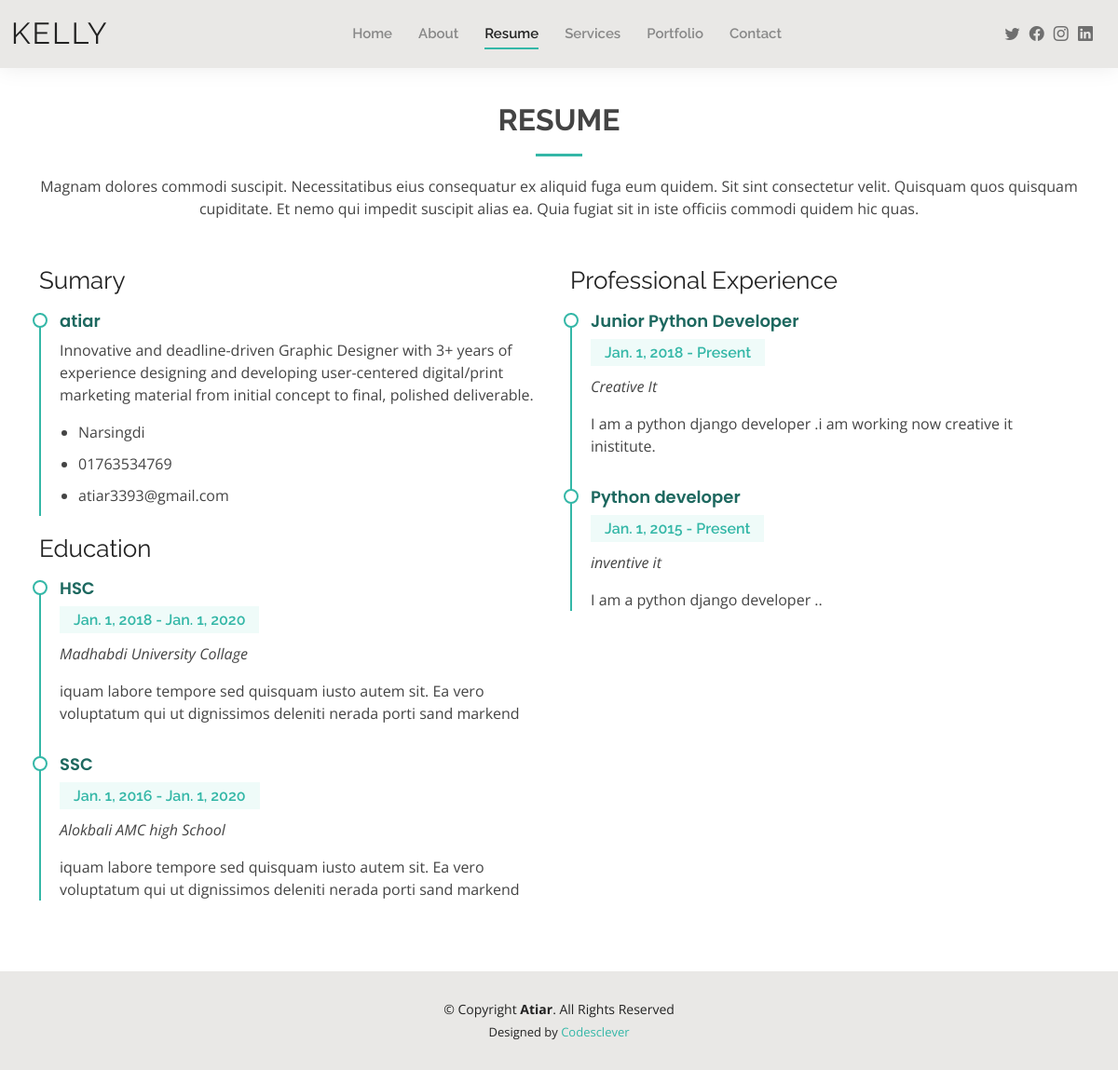
/resume, run on the app's committed database.
### app1/models.py (models this page shows, shortened)
class  Summary (models.Model):
    username= models.OneToOneField(User, on_delete=models.CASCADE)
    descptions= models.TextField()
    address= models.CharField(max_length=150)
    phone= models.CharField( max_length=150)
    email= models.EmailField()

class  Education (models.Model):
    username= models.ForeignKey(User, on_delete=models.CASCADE)
    degree= models.CharField(max_length=150)
    start_date= models.DateField()
    end_date= models.DateField(null=True ,blank=True)
    inistitute=models.CharField( max_length=150)
    des=models.TextField()

class  ProfesionalExperience (models.Model):
    username= models.ForeignKey(User, on_delete=models.CASCADE)
    designation= models.CharField(max_length=150)
    start_date= models.DateField()
    end_date= models.DateField(null=True ,blank=True)
    inistitute=models.CharField( max_length=150)
    des=models.TextField()

### app1/views.py (the view)
# urls.py: path('resume',views.Resume , name='resume'),
def Resume(requerst):
    username='atiar'
    user=User.objects.get(username=username)
    edu=Education.objects.filter(username=user)
    summ=Summary.objects.get(username=user)
    profesionalEx=ProfesionalExperience.objects.filter(username=user)
    context={'resume':'active','education':edu,'summary':summ,'pro':profesionalEx}
    return render (requerst,'resume.html',context)

### app1/templates/resume.html (shortened to what this page needs)
{% extends "base.html" %}
{% load static %}
{% block content %}
    <main id="main">
    <section id="resume" class="resume">
      <div class="container" data-aos="fade-up">
        <div class="section-title">
          <h2>Resume</h2>
          <p>Magnam dolores commodi suscipit. Necessitatibus eius consequatur ex aliquid fuga eum quidem. Sit sint consectetur velit. Quisquam quos quisquam cupiditate. Et nemo qui impedit suscipit alias ea. Quia fugiat sit in iste officiis commodi quidem hic quas.</p>
        </div>
        <div class="row">
          <div class="col-lg-6">
            <h3 class="resume-title">Sumary</h3>
            <div class="resume-item pb-0">
              <h4>{{summary.username}}</h4>
              <p>{{summary.descptions}}</p>
              <p>
              <ul>
                <li>{{summary.address}}</li>
                <li>{{summary.phone}}</li>
                <li>{{summary.email}}</li>
              </ul>
              </p>
            </div>
            <h3 class="resume-title">Education</h3>
            {% for i in  education%}
            <div class="resume-item">
              <h4>{{i.degree}}</h4>
              <h5>{{i.start_date}} - {{i.end_date}}</h5>
              <p><em>{{i.inistitute}}</em></p>
              <p>{{i.des}}</p>
            </div>
            {% endfor %}
          </div>
          <div class="col-lg-6">
            <h3 class="resume-title">Professional Experience</h3>
            {% for i in pro  %}
            <div class="resume-item">
              <h4>{{i.designation}}</h4>
              <h5>{{i.start_date}} - {%if i.end_date%} {{i.end_date}} {%else %} Present {% endif %} </h5>
              <p><em>{{i.inistitute}}</em></p>
              <p>
                {{i.des}}
              </p>
            </div>
            {% endfor %}
          </div>
        </div>
      </div>
    </section>
  </main>
{% endblock content %}

### app1/static/assets/css/style.css (style rules this page uses)
body { font-family: "Open Sans", sans-serif; color: #444444; }
h1, h2, h3, h4, h5, h6 { font-family: "Raleway", sans-serif; }
#main { margin-top: 50px; }
section { padding: 60px 0; }
.section-title { text-align: center; padding-bottom: 30px; }
.section-title h2 { font-size: 32px; font-weight: bold; text-transform: uppercase; margin-bottom: 20px; padding-bottom: 20px; position: relative; }
.section-title h2::after { content: ""; position: absolute; display: block; width: 50px; height: 3px; background: #34b7a7; bottom: 0; left: calc(50% - 25px); }
.section-title p { margin-bottom: 0; }
.resume .resume-title { font-size: 26px; font-weight: 400; margin-top: 20px; margin-bottom: 20px; color: #222222; }
.resume .resume-item { padding: 0 0 20px 20px; margin-top: -2px; border-left: 2px solid #34b7a7; position: relative; }
.resume .resume-item h4 { line-height: 18px; font-size: 18px; font-weight: 600; font-family: "Poppins", sans-serif; color: #1d685f; margin-bottom: 10px; }
.resume .resume-item h5 { font-size: 16px; background: #effbf9; padding: 5px 15px; display: inline-block; font-weight: 600; margin-bottom: 10px; color: #34b7a7; }
.resume .resume-item ul { padding-left: 20px; }
.resume .resume-item ul li { padding-bottom: 10px; }
.resume .resume-item:last-child { padding-bottom: 0; }
.resume .resume-item::before { content: ""; position: absolute; width: 16px; height: 16px; border-radius: 50px; left: -9px; top: 0; background: #fff; border: 2px solid #34b7a7; }

### data on the page
Summary: username "atiar", descptions "Innovative and deadline-driven Graphic Designer with 3+ years of experience designing and developing user-centered digital/print marketing material from initial concept to final, polished deliverable.", address "Narsingdi", phone "01763534769", email "atiar3393@gmail.com"
Education: degree "HSC", start_date "Jan. 1, 2018", end_date "Jan. 1, 2020", inistitute "Madhabdi University Collage", des "iquam labore tempore sed quisquam iusto autem sit. Ea vero voluptatum qui ut dignissimos deleniti nerada porti sand markend"
Education: degree "SSC", start_date "Jan. 1, 2016", end_date "Jan. 1, 2020", inistitute "Alokbali AMC high School", des "iquam labore tempore sed quisquam iusto autem sit. Ea vero voluptatum qui ut dignissimos deleniti nerada porti sand markend"
ProfesionalExperience: designation "Junior Python Developer", start_date "Jan. 1, 2018", shows "Present", inistitute "Creative It", des "I am a python django developer .i am working now creative it inistitute."
ProfesionalExperience: designation "Python developer", start_date "Jan. 1, 2015", shows "Present", inistitute "inventive it", des "I am a python django developer .."
